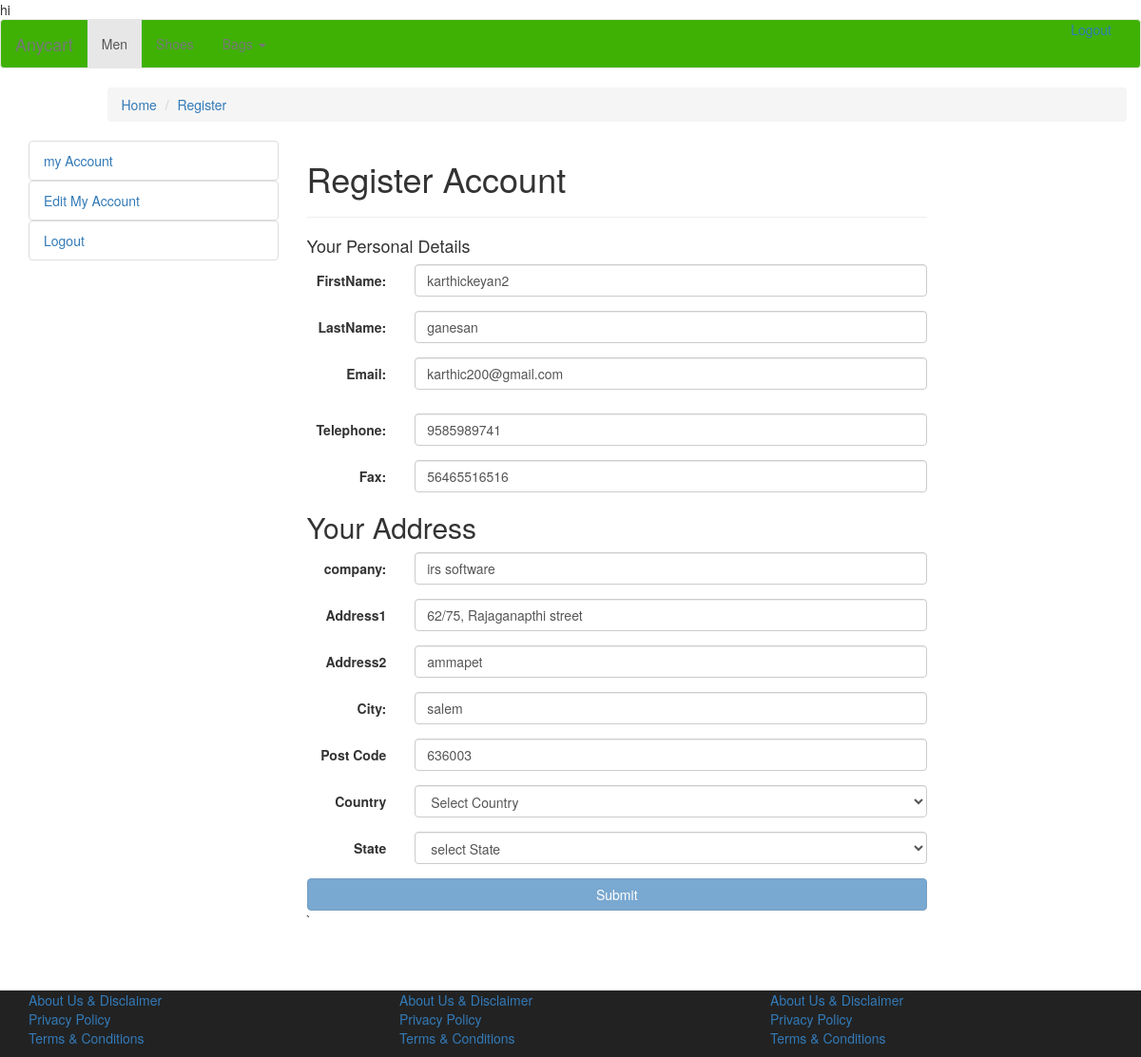
Page /accountedit.php (signed in) on the earlier database version.
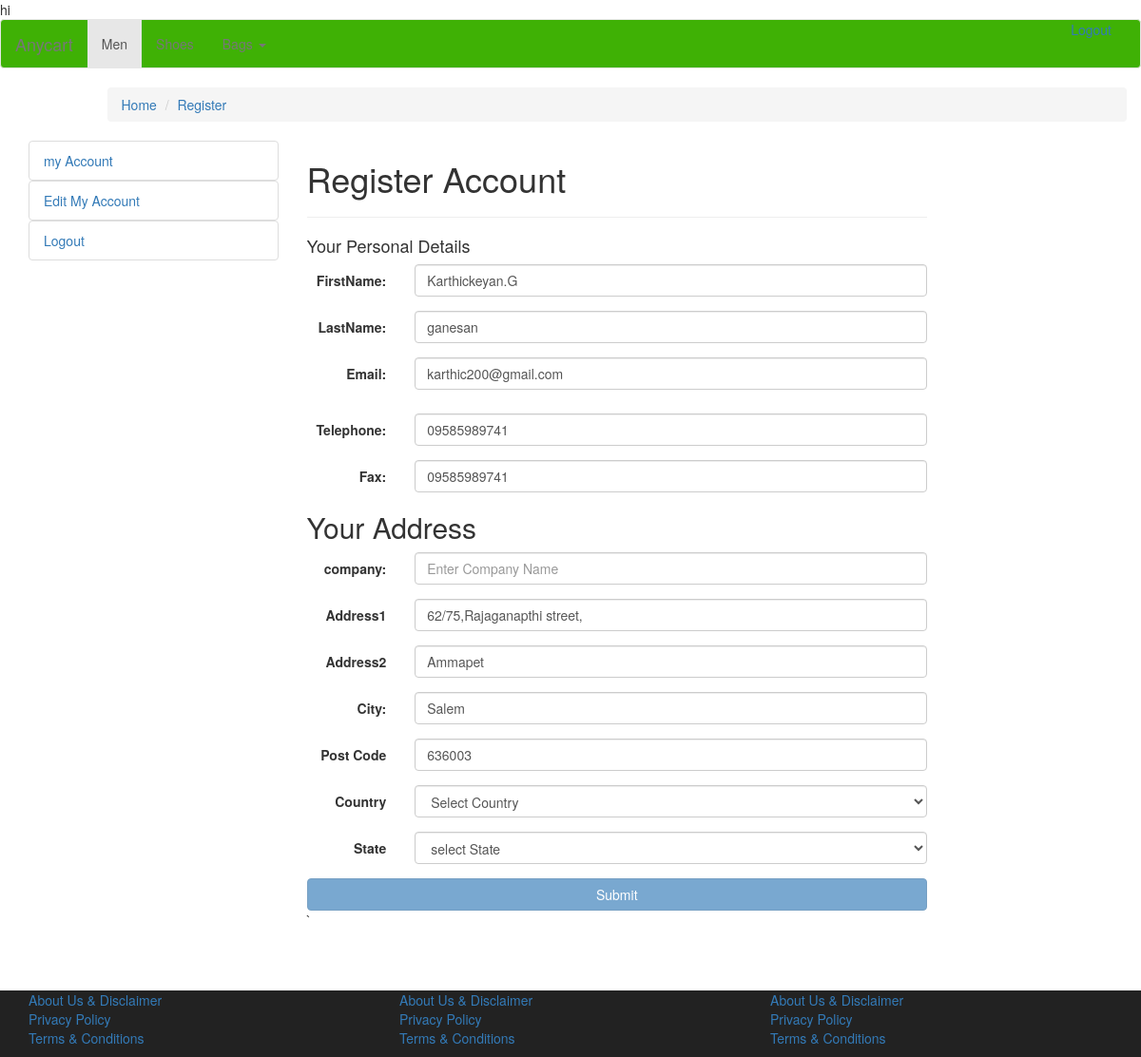
Same page on the later database version.
### tables this page shows
CREATE TABLE IF NOT EXISTS `register` (
`id` int(100) NOT NULL,
  `fname` varchar(20) NOT NULL,
  `lname` varchar(20) NOT NULL,
  `email` varchar(25) NOT NULL,
  `telephone` varchar(12) NOT NULL,
  `fax` varchar(20) NOT NULL,
  `company` varchar(50) NOT NULL,
  `address1` varchar(50) NOT NULL,
  `address2` varchar(50) NOT NULL,
  `city` varchar(20) NOT NULL,
  `postal_code` varchar(20) NOT NULL,
  `country` varchar(20) NOT NULL,
  `region/state` varchar(20) NOT NULL,
  `password` varchar(20) NOT NULL,
  `pic_path` varchar(50) NOT NULL
);

### accountedit.php (the view, shortened to what this page needs)
<?php
include_once("db.php");
$username1 = $_SESSION['email'];
$sql="SELECT * FROM `register` WHERE email='$username1'";
$row1=$conn->query($sql);
if ($row1->num_rows > 0) {
     while($row = $row1->fetch_assoc()) {
         $fname=$row['fname'];
	$lname=$row['lname'];
	$email=$row['email'];
	$telephone=$row['telephone'];
	$fax=$row['fax'];
	$company=$row['company'];
	$address1=$row['address1'];
	$address2=$row['address2'];
	$city=$row['city'];
	$post_code=$row['postal_code'];
	$state=$row['region/state'];
     }
}
?>
<?php include_once("/header.php") ?>
<div class="container">
<div class="row">
<div class="col-md-offset-1">
<ol class="breadcrumb">
  <li><a href="index.php">Home</a></li>
  <li><a href="Register.php">Register</a></li>
</ol>
</div>
</div>
</div>
<div class="container-fluid">
<div class="col-md-3">
<ul class="list-group">
 <a href="account.php"><li class="list-group-item">my Account</li></a>
 <a href="accountedit.php"><li class="list-group-item">Edit My Account</li></a>
 <a href="logout.php"><li class="list-group-item">Logout</li></a>
</ul>
</div>
<div class="col-md-7">
<h1>Register Account</h1><hr>
<h4>Your Personal Details</h4>
  <form data-toggle="validator" role="form" class="form-horizontal" method="post" name="register" action="<?php  ?>">
  <div class="form-group">
      <label class="col-sm-2 control-label " for="FirstName" >FirstName:</label>
	  <div class="col-sm-10">
		<input type="text" name="fname" class="form-control col-md-10" value="<?php echo $fname; ?>"  placeholder="Enter FirstName" required>
	  </div>
  </div>
	<div class="form-group">
      <label class="col-sm-2 control-label" for="LastName">LastName:</label>
	  <div class="col-sm-10">
		<input type="text" name="lname" class="form-control" value="<?php echo $lname; ?>" placeholder="Enter LastName" required>
	  </div>
    </div>
    <div class="form-group">
      <label class="col-sm-2 control-label" for="email">Email:</label>
	  <div class="col-sm-10">
		<input type="email" name="email" class="form-control" value="<?php echo $email; ?>" id="email" data-error="Bruh, that email address is invalid" placeholder="Enter email" required>
	  </div>
    </div>
	<div class="form-group">
      <label class="col-sm-2 control-label" for="phone">Telephone:</label>
	  <div class="col-sm-10">
		<input type="number" name="telephone" class="form-control" id="email" value="<?php echo $telephone; ?>" placeholder="Enter Telephone" required>
	  </div>
    </div>
	<div class="form-group">
      <label class="col-sm-2 control-label" for="Fax">Fax:</label>
	  <div class="col-sm-10">
		<input type="number"  name="fax" class="form-control" id="email" value="<?php echo $fax; ?>" placeholder="Enter Fax">
	  </div>
	  </div>
    <h2>Your Address</h2>
  <div class="form-group">
      <label class="col-sm-2 control-label" for="Company">company:</label>
	  <div class="col-sm-10">
		<input type="text" name="company" class="form-control" value="<?php echo $company; ?>" placeholder="Enter Company Name">
	  </div>
    </div>
	<div class="form-group">
      <label class="col-sm-2 control-label" for="LastName">Address1</label>
	  <div class="col-sm-10">
		<input type="text" name="address1" class="form-control" value="<?php echo $address1; ?>" id="email" placeholder="Enter Your Address" required>
	  </div>
    </div>
    <div class="form-group">
      <label class="col-sm-2 control-label" for="email">Address2</label>
	  <div class="col-sm-10">
		<input type="text" name="address2" class="form-control" value="<?php echo $address2; ?>" id="email" placeholder="Enter Your Address2">
	  </div>
    </div>
	<div class="form-group">
      <label class="col-sm-2 control-label" for="phone">City:</label>
	  <div class="col-sm-10">
		<input type="text" name="city" class="form-control" id="email" value="<?php echo $city; ?>" placeholder="Enter City" required>
	  </div>
    </div>
	<div class="form-group">
      <label class="col-sm-2 control-label" for="Fax">Post Code</label>
      <div class="col-sm-10">
	  <input type="number" name="postcode" class="form-control" id="email" value="<?php echo $post_code; ?>" placeholder="Enter Postal Code" required>
	  </div>
    </div>
		<div class="form-group">
      <label class="col-sm-2 control-label" for="Fax">Country</label>
	  <div class="col-sm-10">
<select name="country" id="country-list" class="form-control" onChange="getState(this.value);">
<option value="">Select Country</option>
</select>
	  </div>
    </div>
	<div class="form-group">
      <label class="col-sm-2 control-label" for="Fax">State</label>
	  <div class="col-sm-10">
		<select id="state-list" class="form-control" value="<?php echo $state; ?>" name="state" required>
				<option value="">select State</option>
		</select>
	  </div>
    </div>
<input class="btn btn-block btn-primary" type="submit" value="Submit" name='submit'/>
`
</form>
</div>
</div>
<?php
 include_once("footer.php")?>

Differences in the rows shown:
no longer on this page (row edited): register: fname "karthickeyan2", lname "ganesan", email "karthic200@gmail.com", telephone "9585989741", fax "56465516516", company "irs software", address1 "62/75, Rajaganapthi street", address2 "ammapet", city "salem", postcode "636003"
added register: fname "Karthickeyan.G", lname "ganesan", email "karthic200@gmail.com", telephone "09585989741", fax "09585989741", address1 "62/75,Rajaganapthi street,", address2 "Ammapet", city "Salem", postcode "636003"
